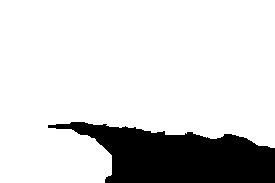
%> input picture hw1/image/beach_m_b.jpg, 275 x 183 px
$ octave imgtf.m   (GNU Octave 9; MATLAB toolbox functions it lacks are replaced by stand-ins)
%> lines starting %> are read from the running program, lines starting %| are printed output that depends on the picture; in (x1, y1, x2, y2) boxes, pixels count from 0 and x2, y2 are one past the last pixel; in counts of white or black regions, pixels touching at a corner belong together; the program's own positions count from 1
clc;
clf;
clear all;
img_path = '.\image\beach_m_b.jpg';
img = imread(img_path);
%> img is the input picture: size 183x275x3 uint8; min 0, max 255, mean 211.5
img = rgb2gray(img);
%> img: size 183x275 uint8
%img = logical(img);
simg = size(img);
%> simg = [183 275]
img = img(:);
for i=1:size(img)
    if(img(i)<128)
        img(i) = 0;
    elseif(img(i)>=128)
        img(i) = 255;
    end
end
limg1 = reshape(logical(img),simg(1),simg(2));
%> limg1: size 183x275 logical; 82.9% white; 1 black region, box (x1, y1, x2, y2) and area: (48, 122, 275, 183) 8586

img_path = '.\image\beach_m_tree.jpg';
img = imread(img_path);
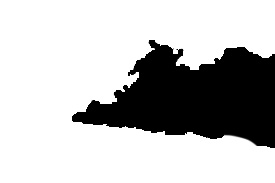
%> input picture hw1/image/beach_m_tree.jpg, 275 x 183 px
%> img is the input picture: size 183x275x3 uint8; min 0, max 255, mean 189.2
img = rgb2gray(img);
%> img: size 183x275 uint8
%img = logical(img);
simg = size(img);
img = img(:);
for i=1:size(img)
    if(img(i)<128)
        img(i) = 0;
    elseif(img(i)>=128)
        img(i) = 255;
    end
end
limg2 = reshape(logical(img),simg(1),simg(2));
%> limg2: size 183x275 logical; 74.2% white; 1 black region, box (x1, y1, x2, y2) and area: (72, 40, 275, 148) 12992

img_path = '.\image\beach_m_ss.jpg';
img = imread(img_path);
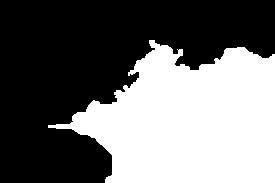
%> input picture hw1/image/beach_m_ss.jpg, 275 x 183 px
%> img is the input picture: size 183x275x3 uint8; min 0, max 255, mean 109
img = rgb2gray(img);
%> img: size 183x275 uint8
%img = logical(img);
simg = size(img);
img = img(:);
for i=1:size(img)
    if(img(i)<128)
        img(i) = 0;
    elseif(img(i)>=128)
        img(i) = 255;
    end
end
limg3 = reshape(logical(img),simg(1),simg(2));
%> limg3: size 183x275 logical; 42.8% white; 1 white region, box (x1, y1, x2, y2) and area: (48, 40, 275, 183) 21521

limg1 = limg1(:);
%> limg1 = 50325 logical values, 41739 true
limg2 = limg2(:);
%> limg2 = 50325 logical values, 37333 true
limg3 = limg3(:);
%> limg3 = 50325 logical values, 21521 true

gt = zeros(size(img));
for i=1:size(img)
    if(limg1(i)==0)
        gt(i)=0;
    elseif(limg2(i)==0)
        gt(i)=1;
    elseif(limg3(i)==0)
        gt(i)=2;
    end
end
